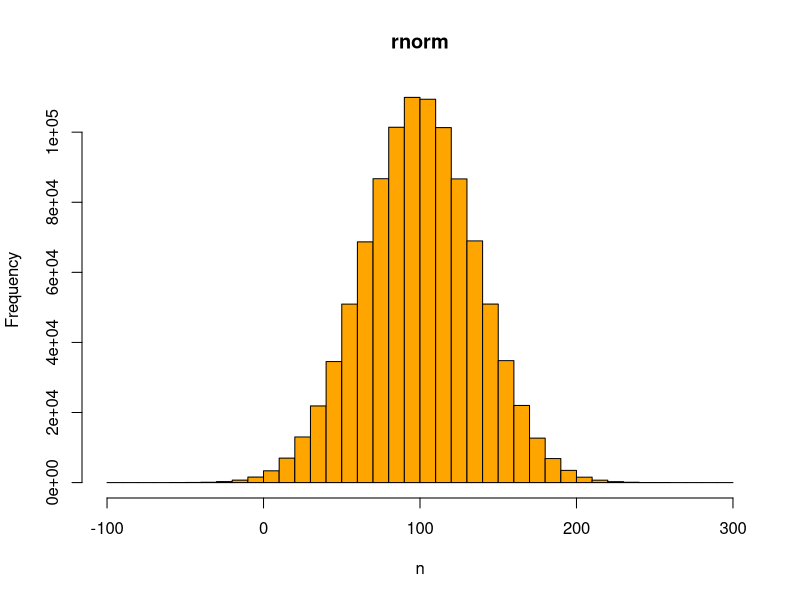

Reproduce this figure in R.
# rnorm: the normal distribution

n <- rnorm(1000000, mean = 100, sd = 36)

x11();
hist(n, breaks = 51, col = "orange", main = "rnorm")

z <- locator(1) # wait for mouse click or enter pressed
